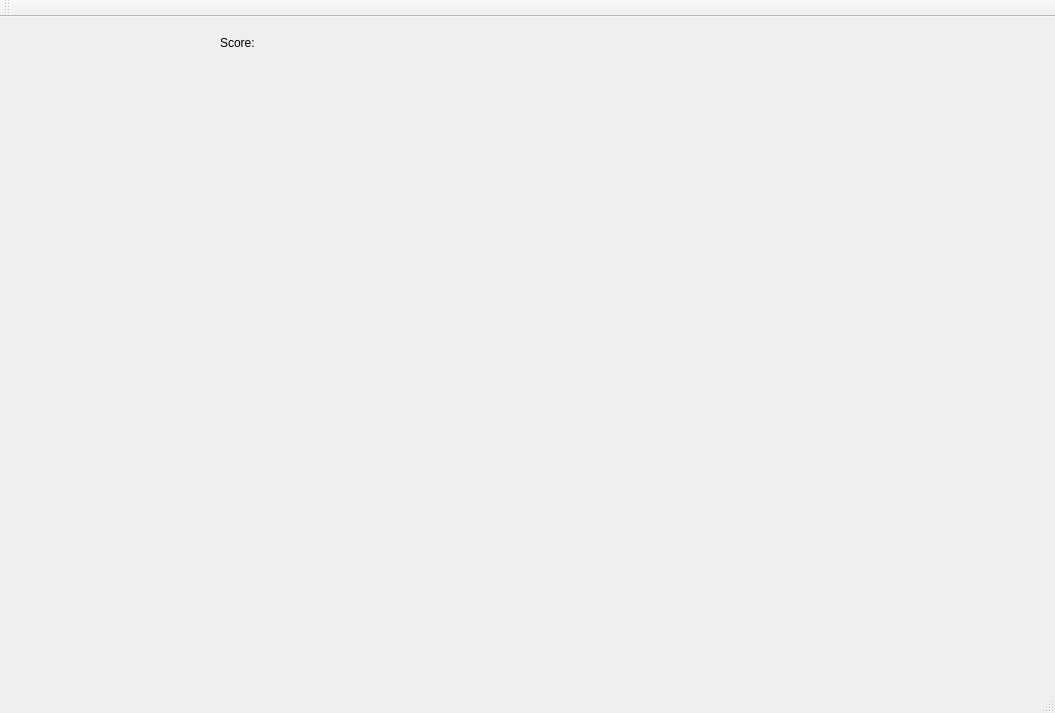
<?xml version="1.0" encoding="UTF-8"?>
<ui version="4.0">
 <class>Game_MainWindow</class>
 <widget class="QMainWindow" name="Game_MainWindow">
  <property name="geometry">
   <rect>
    <x>0</x>
    <y>0</y>
    <width>1055</width>
    <height>713</height>
   </rect>
  </property>
  <property name="windowTitle">
   <string>Game_MainWindow</string>
  </property>
  <widget class="QWidget" name="centralWidget">
   <widget class="QLabel" name="label">
    <property name="geometry">
     <rect>
      <x>370</x>
      <y>10</y>
      <width>671</width>
      <height>631</height>
     </rect>
    </property>
    <property name="text">
     <string/>
    </property>
   </widget>
   <widget class="QWidget" name="gamewidget" native="true">
    <property name="geometry">
     <rect>
      <x>10</x>
      <y>60</y>
      <width>351</width>
      <height>571</height>
     </rect>
    </property>
   </widget>
   <widget class="QLabel" name="score">
    <property name="geometry">
     <rect>
      <x>220</x>
      <y>0</y>
      <width>141</width>
      <height>51</height>
     </rect>
    </property>
    <property name="text">
     <string>Score:</string>
    </property>
   </widget>
  </widget>
  <widget class="QMenuBar" name="menuBar">
   <property name="geometry">
    <rect>
     <x>0</x>
     <y>0</y>
     <width>1055</width>
     <height>22</height>
    </rect>
   </property>
  </widget>
  <widget class="QToolBar" name="mainToolBar">
   <attribute name="toolBarArea">
    <enum>TopToolBarArea</enum>
   </attribute>
   <attribute name="toolBarBreak">
    <bool>false</bool>
   </attribute>
  </widget>
  <widget class="QStatusBar" name="statusBar"/>
 </widget>
 <layoutdefault spacing="6" margin="11"/>
 <resources/>
 <connections/>
</ui>
